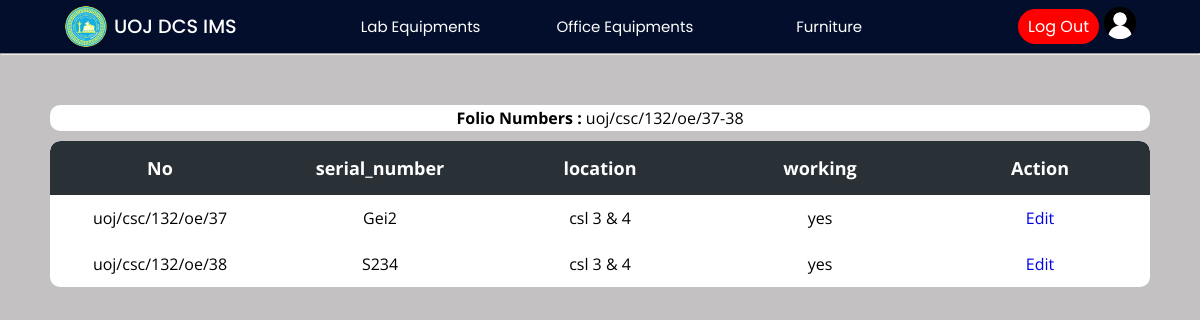
Before: /Project/office/officeItems.php?search=true&id=19 (signed in) with the older database file.
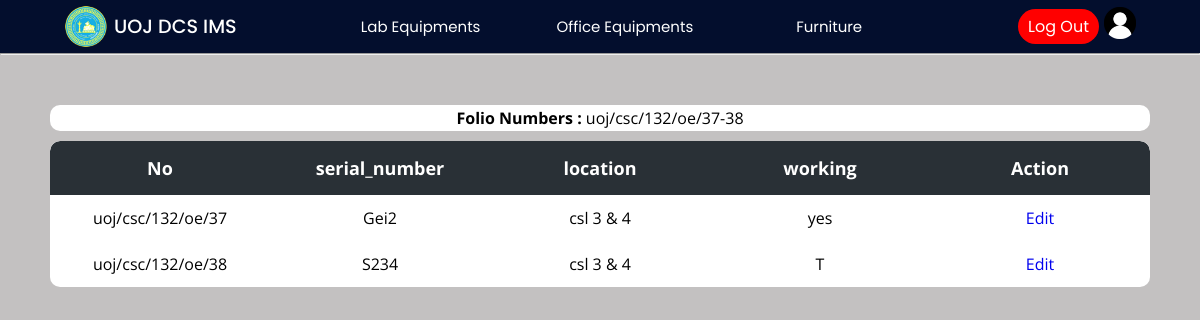
After: the same page with the newer database file.
### tables this page shows
CREATE TABLE `o_items` (
  `invoice_id` int(11) NOT NULL,
  `set_id` varchar(50) NOT NULL,
  `serial_number` varchar(50) NOT NULL,
  `model_number` varchar(50) NOT NULL,
  `location` varchar(100) NOT NULL,
  `working` enum('yes','no','R','S','D','T') NOT NULL
);

### Project/office/officeItems.php (the view, shortened to what this page needs)
<?php
include("../config/connection.php");
?>
<!DOCTYPE html>
<html lang="en">
<head>
    <link rel="stylesheet" href="../css/lab.css">
    <link rel="stylesheet" href="../css/main.css">
</head>
<body>
    <?php include("../header/header.php"); ?>
    <hr>
    <div class="main-container">
        <?php
        if (isset($_GET['search'])) {
            $id = $_GET['id'];
            $query = "SELECT * FROM o_items WHERE invoice_id = $id";
            $result = mysqli_query($con, $query);
            if (mysqli_num_rows($result) > 0) {
        ?>
                <div class="table-con" style="background-color:white;margin-bottom:10px;padding:2px;">
                    <?php
                    $query1 = "SELECT 	folio_number FROM o_invoice WHERE invoice_id = $id";
                    $result1 = $con->query($query1);
                    if ($result1) {
                        $row = $result1->fetch_assoc();
                        $value = $row['folio_number'];
                        echo "<b>Folio Numbers :</b> $value";
                    } else {
                        echo "Query error: " . $con->error;
                    }
                    ?>
                </div>
                <div class="table-con">
                    <table style="width: 100%;">
                        <thead>
                            <tr>
                                <th>No</th>
                                <th>serial_number</th>
                                <th>location</th>
                                <th>working</th>
                                <th>Action</th>
                            </tr>
                        </thead>
                        <tbody>
                            <?php
                            while ($row = mysqli_fetch_array($result)) {
                            ?>
                                <tr>
                                    <td><?php echo $row['set_id'] ?></a></td>
                                    <td><?php echo $row['serial_number'] ?></td>
                                    <td><?php echo $row['location'] ?></td>
                                    <td><?php echo $row['working'] ?></td>
                                    <td>
                                        <a href="updateItems.php?id=<?php echo $row['invoice_id'] ?>&setid=<?php echo $row['set_id']; ?>">Edit</a>
                                    </td>
                                </tr>
                    <?php
                            }
                        }
                    }
                    ?>
                        </tbody>
                    </table>
                </div>
    </div>
</body>
</html>

Changed rows visible on the page:
changed o_items "uoj/csc/132/oe/38": working "yes" → "T"
